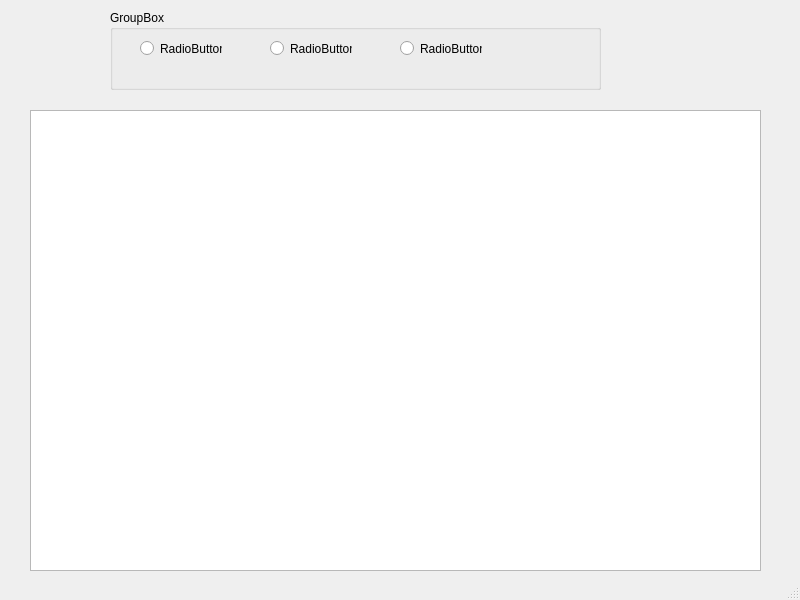
<?xml version="1.0" encoding="UTF-8"?>
<ui version="4.0">
 <class>MainWindow</class>
 <widget class="QMainWindow" name="MainWindow">
  <property name="geometry">
   <rect>
    <x>0</x>
    <y>0</y>
    <width>800</width>
    <height>600</height>
   </rect>
  </property>
  <property name="windowTitle">
   <string>MainWindow</string>
  </property>
  <widget class="QWidget" name="centralwidget">
   <widget class="QTableView" name="tabela_produtos">
    <property name="geometry">
     <rect>
      <x>30</x>
      <y>110</y>
      <width>731</width>
      <height>461</height>
     </rect>
    </property>
   </widget>
   <widget class="QGroupBox" name="groupBox">
    <property name="geometry">
     <rect>
      <x>110</x>
      <y>10</y>
      <width>491</width>
      <height>80</height>
     </rect>
    </property>
    <property name="title">
     <string>GroupBox</string>
    </property>
    <widget class="QRadioButton" name="radioButton">
     <property name="geometry">
      <rect>
       <x>30</x>
       <y>30</y>
       <width>82</width>
       <height>17</height>
      </rect>
     </property>
     <property name="text">
      <string>RadioButton</string>
     </property>
    </widget>
    <widget class="QRadioButton" name="radioButton_2">
     <property name="geometry">
      <rect>
       <x>160</x>
       <y>30</y>
       <width>82</width>
       <height>17</height>
      </rect>
     </property>
     <property name="text">
      <string>RadioButton</string>
     </property>
    </widget>
    <widget class="QRadioButton" name="radioButton_3">
     <property name="geometry">
      <rect>
       <x>290</x>
       <y>30</y>
       <width>82</width>
       <height>17</height>
      </rect>
     </property>
     <property name="text">
      <string>RadioButton</string>
     </property>
    </widget>
   </widget>
  </widget>
  <widget class="QStatusBar" name="statusbar"/>
 </widget>
 <resources/>
 <connections/>
</ui>
